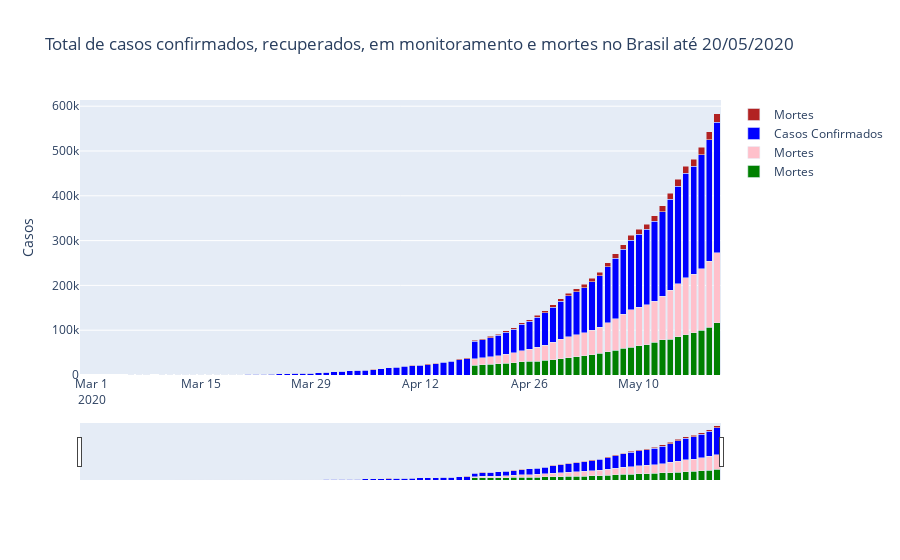

Here is the notebook cell this chart was saved with:
### Code cell
df_copy = df_br.copy()

df_copy = df_copy[(df_copy['new_cases'] > 0)]

colors = {'recovered':'green',
          'monitoring':'pink',
          'cases':'blue',
          'deaths':'firebrick'}

fig = go.Figure(data=[
    go.Bar(name='Mortes', 
           x=df_copy['date'], 
           y=df_copy['recovered'], 
           marker_color=colors['recovered']),
    go.Bar(name='Mortes', 
           x=df_copy['date'], 
           y=df_copy['monitoring'],
           marker_color=colors['monitoring']),
    go.Bar(name='Casos Confirmados', 
           x=df_copy['date'], 
           y=df_copy['cases'], 
           marker_color=colors['cases']),
    go.Bar(name='Mortes',
           x=df_copy['date'], 
           y=df_copy['deaths'], 
           marker_color=colors['deaths'])
])

fig.update_xaxes(rangeslider_visible=True)
fig.update_yaxes(title_text='Casos')
fig.update_layout(title= f"Total de casos confirmados, recuperados, em monitoramento e mortes no Brasil até {max_date_br}",
                  barmode='stack')

fig.show()
